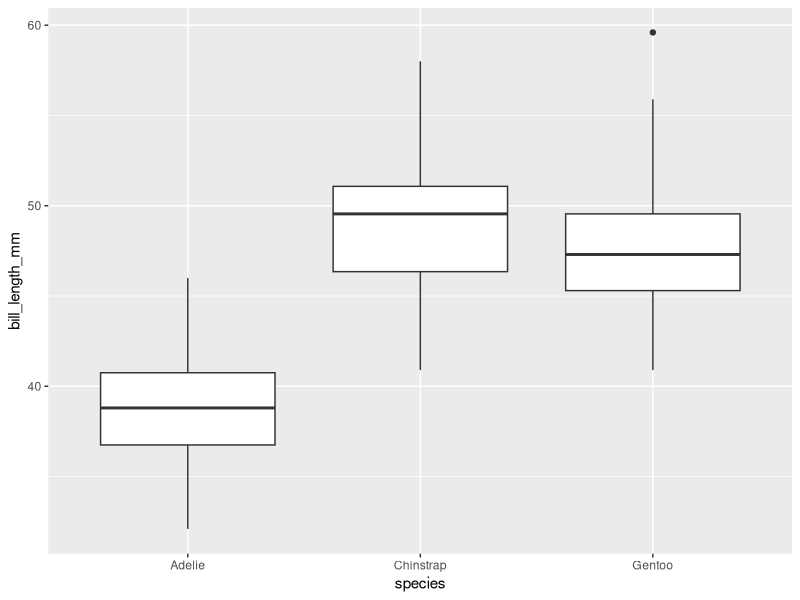
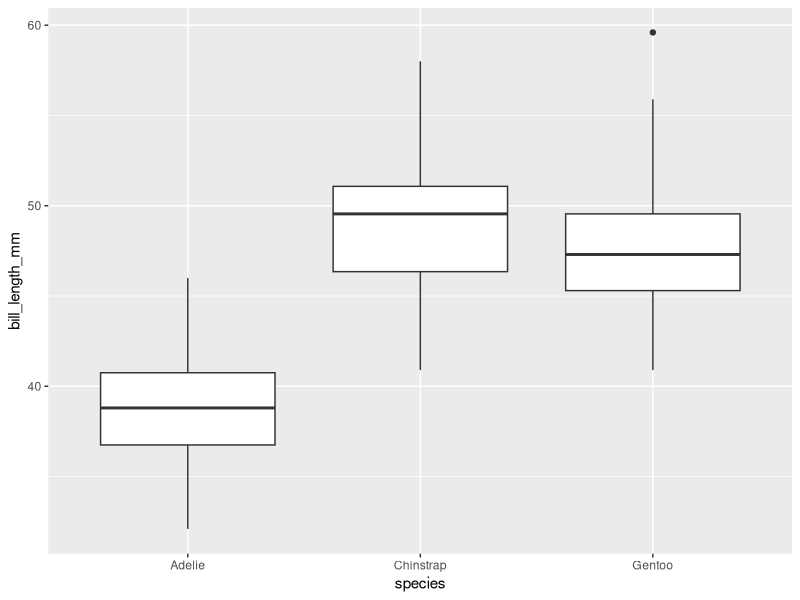
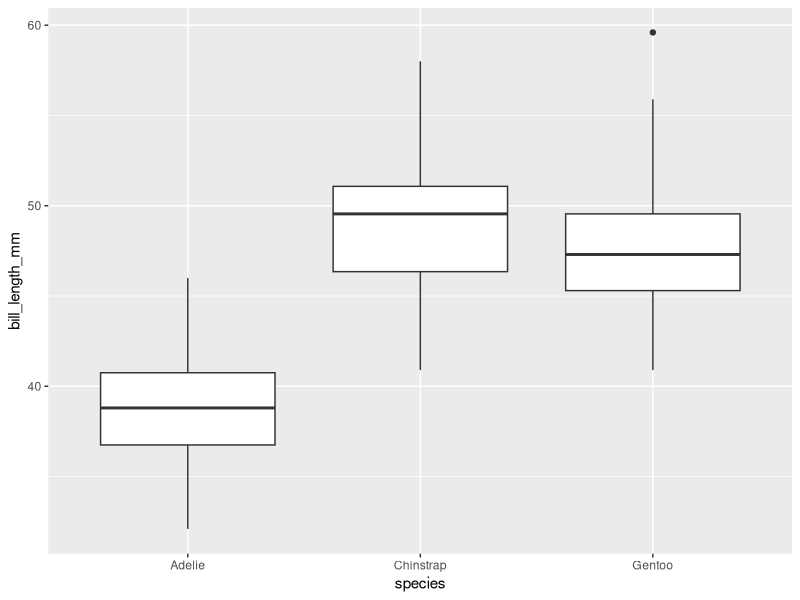

The R script that drew these images, in order:
## ---- chunk 1
## load libraries ##
library(tidyverse)
library(here)
library(ggplot2)
library(palmerpenguins)
library(dplyr)

## load data ##
glimpse(penguins)

## clean data ##
palmer_clean <- penguins |>
  select(species,sex,year,bill_length_mm,body_mass_g)
glimpse(palmer_clean)



## ggplot ##
#|out-width:70% # changes the size of your figure
ggplot(data=palmer_clean,mapping = aes(x=species, y=bill_length_mm))+
  geom_boxplot()

## ---- chunk 2
## ggplot ##
#|fig-width: 3 # inputs exact size (inches) of figure
#|fig-width: 5
ggplot(data=palmer_clean,mapping = aes(x=species, y=bill_length_mm))+
  geom_boxplot()


## ---- chunk 3

## ggplot ##
#| fig-align:"center" # puts figure in the center of the rendering
ggplot(data=palmer_clean,mapping = aes(x=species, y=bill_length_mm))+
  geom_boxplot()

## ---- chunk 4
#| echo: false
2 * 2
